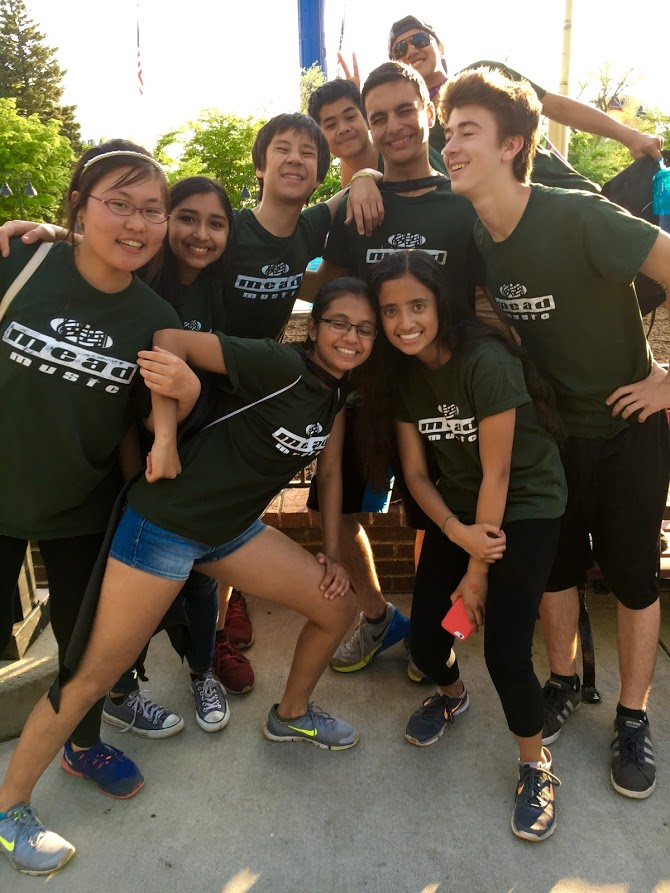
#> input picture Images/Inputs/Group4.jpg, 670 x 893 px, found by its file name
$ python Faces.py
#> lines starting #> are read from the running program, lines starting #| are printed output that depends on the picture; after the words box and inside, x2 and y2 are one past the last pixel; in counts of white or black regions, pixels touching at a corner belong together
# from Source import Colors
import cv2

unsplash_link = "https://api.unsplash.com/photos/?client_id=d0012cf0474c5276ab2c2a9db274aea9b0d23b81361435fa9a2e37bed8992bc9"

cv2_directory = "/Users/rustomichhaporia/opt/anaconda3/lib/python3.8/site-packages/cv2/data/"
face_cascade = cv2.CascadeClassifier(cv2_directory+"haarcascade_frontalface_default.xml")
face_image = cv2.imread("Images/Inputs/Group4.jpg")
#> face_image is the input picture: shape (893, 670, 3); mean B, G, R 80.6, 95.1, 104
grey = cv2.cvtColor(face_image, cv2.COLOR_BGR2GRAY)
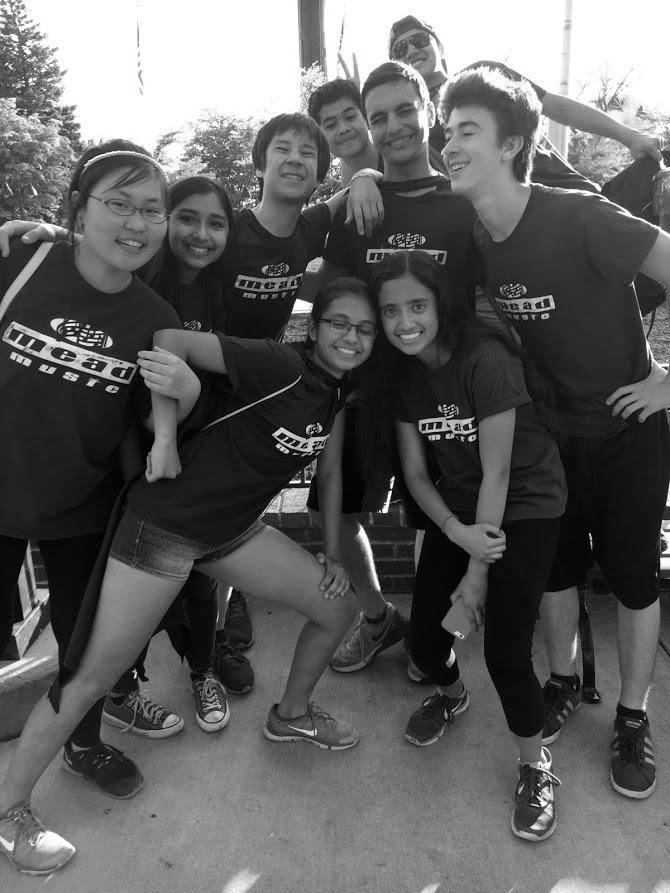
#> grey: shape (893, 670); min 0, max 255, mean 96.1

faces = face_cascade.detectMultiScale(grey, scaleFactor=1.1, minNeighbors=6,  minSize=(1, 1), flags=cv2.CASCADE_SCALE_IMAGE)
#> faces = [[311, 96, 61, 61], [262, 125, 64, 64], [369, 279, 73, 73], [314, 299, 70, 70], [356, 87, 71, 71], [163, 192, 75, 75], [86, 175, 89, 89]]
print(faces)
#| [[311  96  61  61]
#|  [262 125  64  64]
#|  [369 279  73  73]
#|  [314 299  70  70]
#|  [356  87  71  71]
#|  [163 192  75  75]
#|  [ 86 175  89  89]]
for (x, y, w, h) in faces:
    # box_color = Colors.get_colors(1)
    # print(box_color)
    cv2.rectangle(face_image, (x, y), (x+w, y+h), (0, 255, 0), 2)
#> this loop made 7 passes
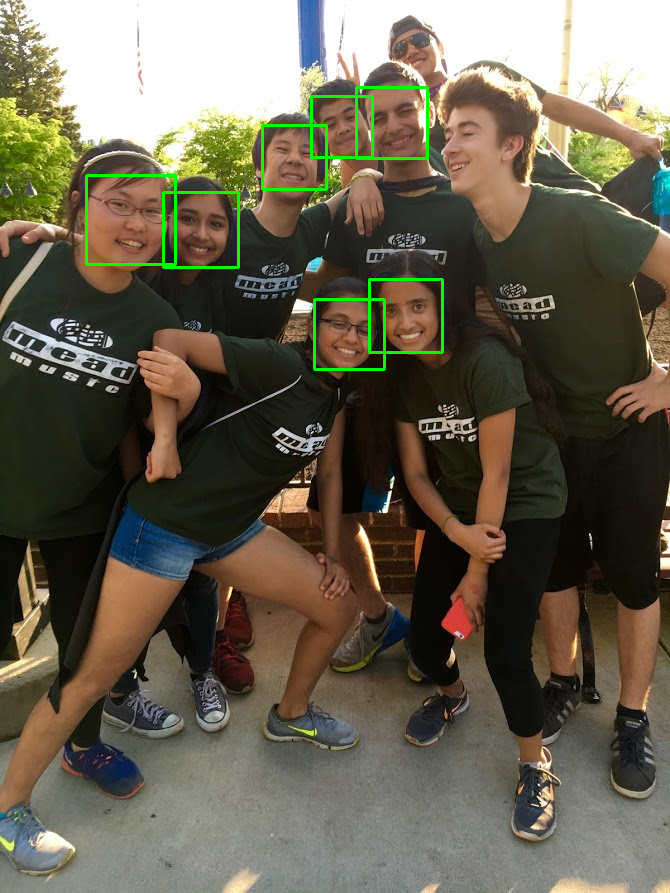
#> face_image: shape (893, 670, 3); 0.99% of pixels changed, all inside (x1, y1, x2, y2) = (85, 86, 444, 371)

cv2.imshow("Faces Detected", face_image)
cv2.waitKey(0)

$ run again, with Images/Inputs/Group1.jpg copied over Images/Inputs/Group4.jpg
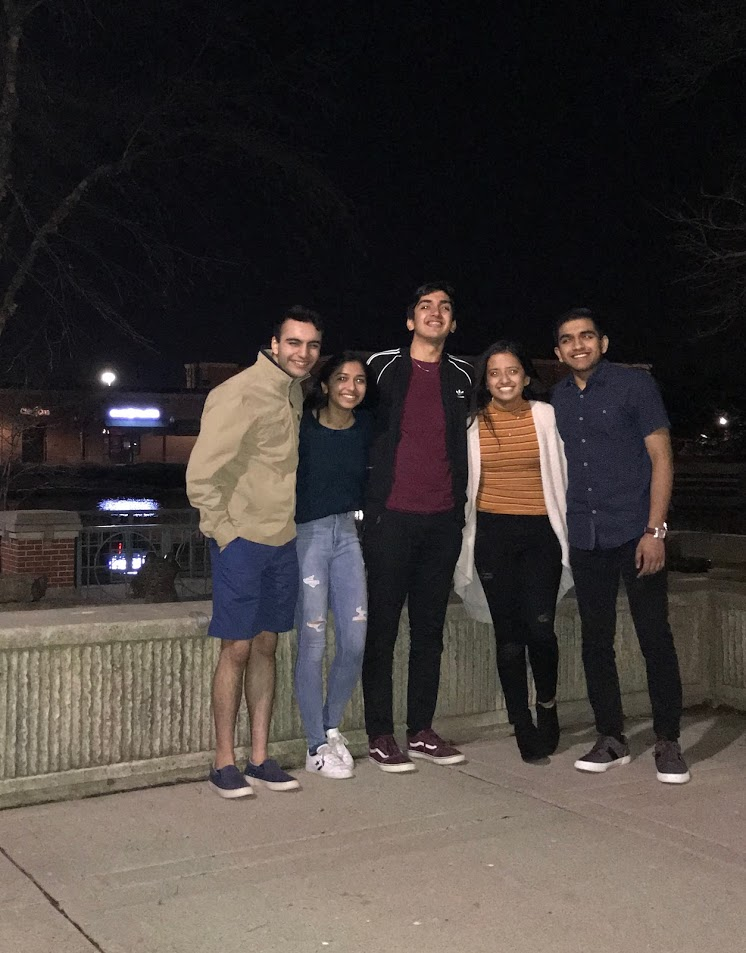
#> input picture Images/Inputs/Group1.jpg, 746 x 953 px, found by its file name
#> face_image is the input picture: shape (953, 746, 3); mean B, G, R 58, 60.7, 67.6
#> `grey = cv2.cvtColor(face_image, cv2.COLOR_BGR2GRAY)`:
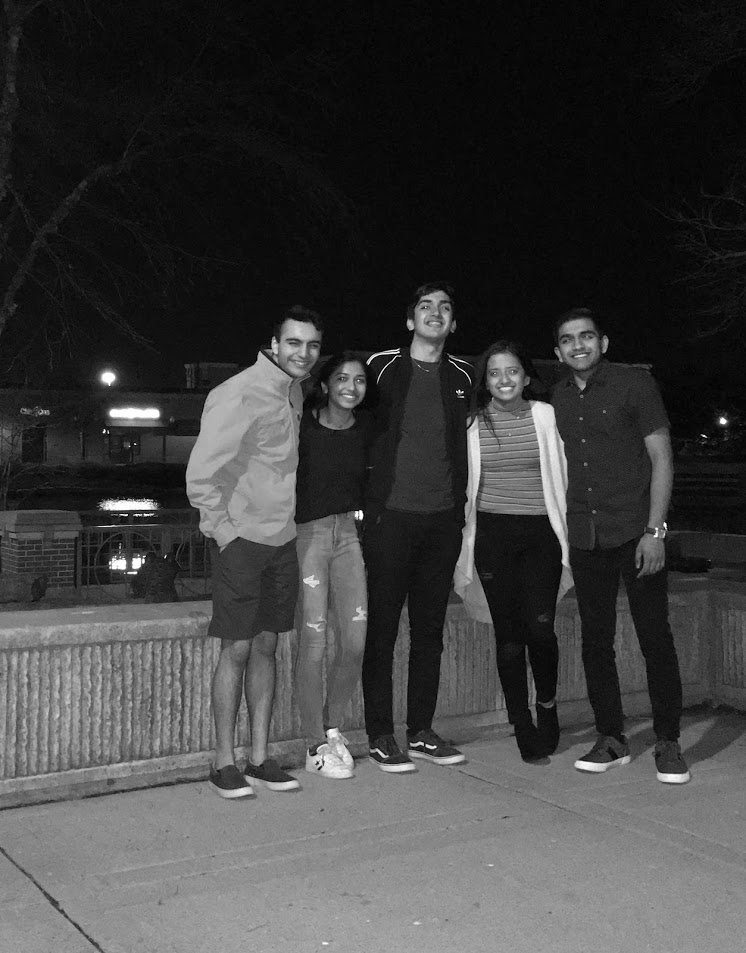
#> grey: shape (953, 746); min 0, max 255, mean 62.5
#> faces = [[329, 363, 45, 45], [275, 323, 54, 54], [479, 352, 51, 51], [410, 287, 51, 51], [550, 316, 55, 55]]
#| [[329 363  45  45]
#|  [275 323  54  54]
#|  [479 352  51  51]
#|  [410 287  51  51]
#|  [550 316  55  55]]
#> the loop `for (x, y, w, h) in faces:` made 5 passes
#> after the loop `for (x, y, w, h) in faces:`:
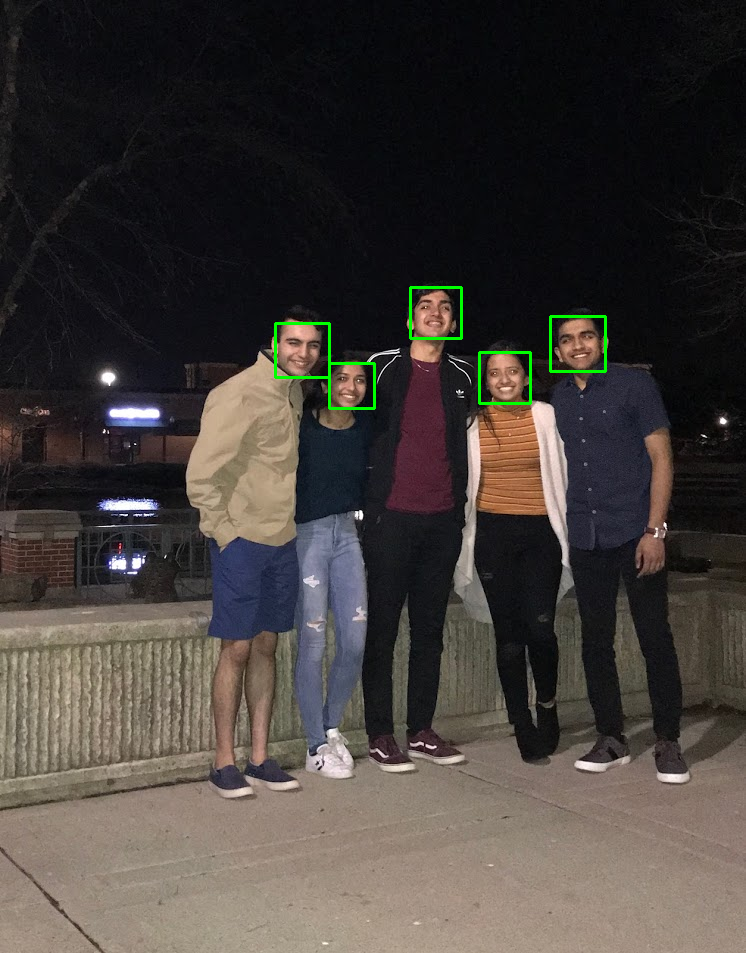
#> face_image: shape (953, 746, 3); 0.42% of pixels changed, all inside (x1, y1, x2, y2) = (274, 286, 607, 410)

$ run again, with Images/Inputs/Group2.JPG copied over Images/Inputs/Group4.jpg
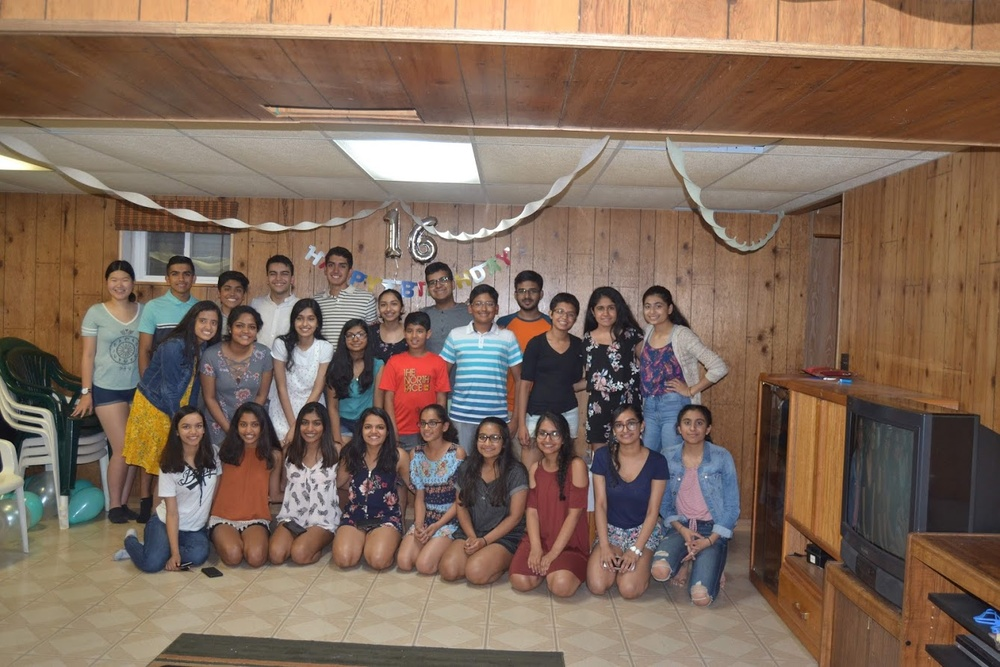
#> input picture Images/Inputs/Group2.JPG, 1000 x 667 px, shrunk from 1339 x 893 before the run, found by its file name
#> face_image is the input picture: shape (667, 1000, 3); mean B, G, R 91.3, 106.8, 129.3
#> `grey = cv2.cvtColor(face_image, cv2.COLOR_BGR2GRAY)`:
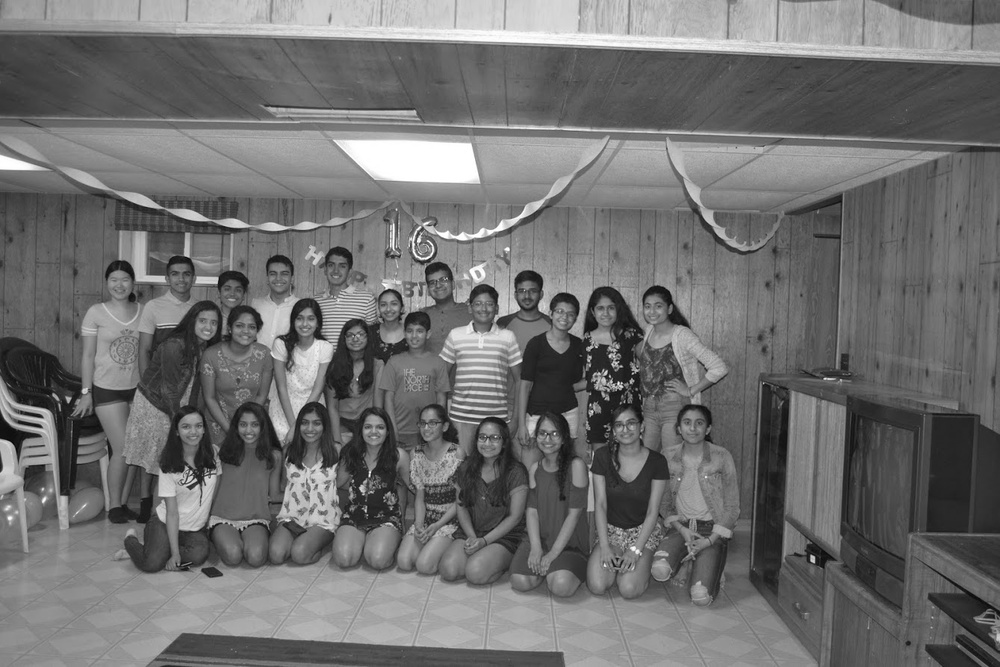
#> grey: shape (667, 1000); min 3, max 255, mean 111.8
#> faces = 26 rows, first 6: [322, 254, 29, 29], [167, 264, 28, 28], [263, 262, 31, 31], [105, 269, 29, 29], [424, 270, 29, 29], [218, 278, 28, 28]
#> (printed output is left out)
#> the loop `for (x, y, w, h) in faces:` made 26 passes
#> after the loop `for (x, y, w, h) in faces:`:
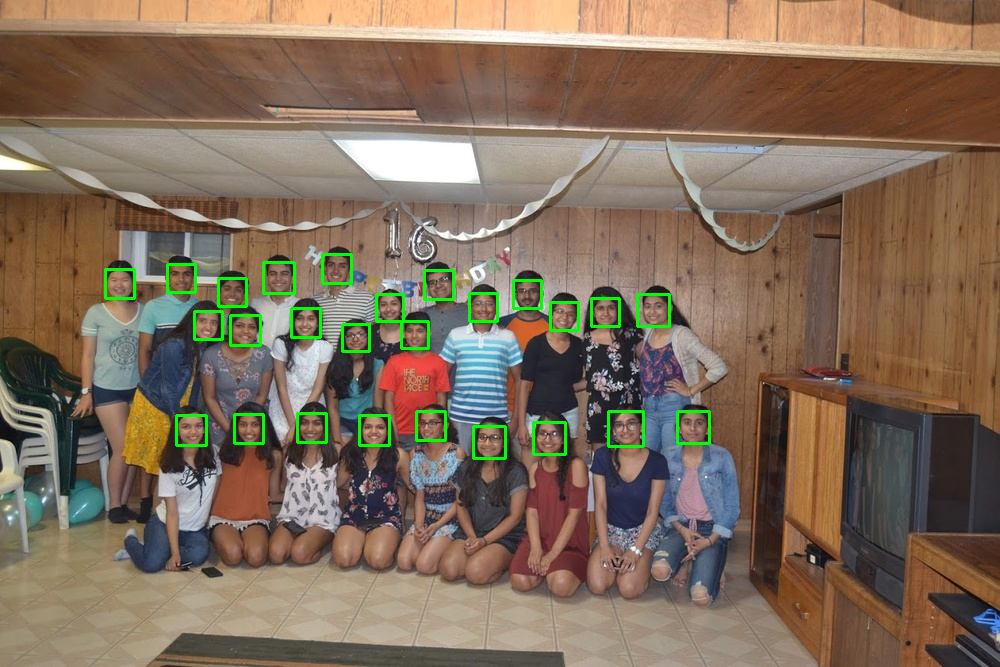
#> face_image: shape (667, 1000, 3); 1.36% of pixels changed, all inside (x1, y1, x2, y2) = (104, 253, 711, 460)

$ run again, with Images/Inputs/Group3.jpg copied over Images/Inputs/Group4.jpg
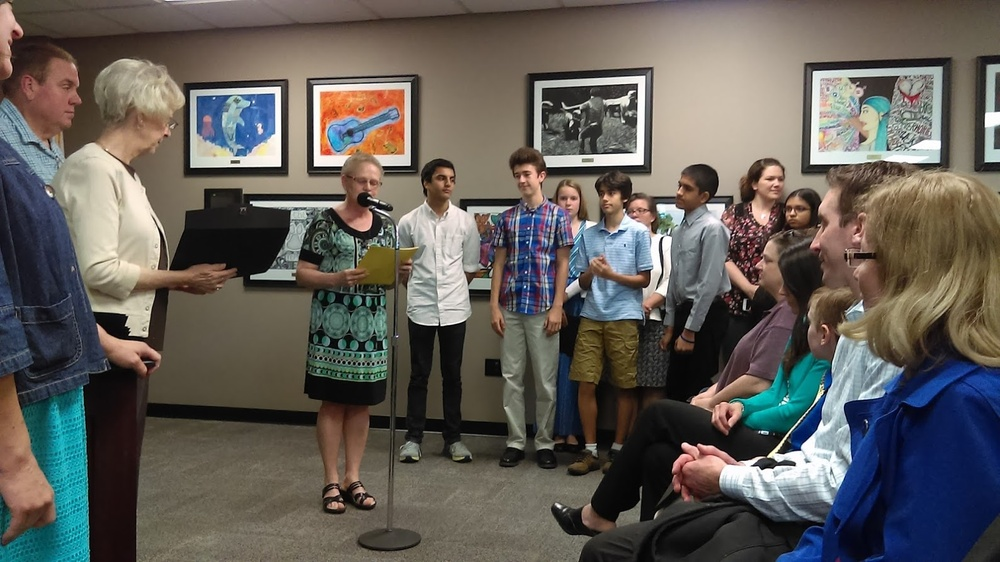
#> input picture Images/Inputs/Group3.jpg, 1000 x 562 px, shrunk from 1588 x 893 before the run, found by its file name
#> face_image is the input picture: shape (562, 1000, 3); mean B, G, R 88.2, 93.5, 97.5
#> `grey = cv2.cvtColor(face_image, cv2.COLOR_BGR2GRAY)`:
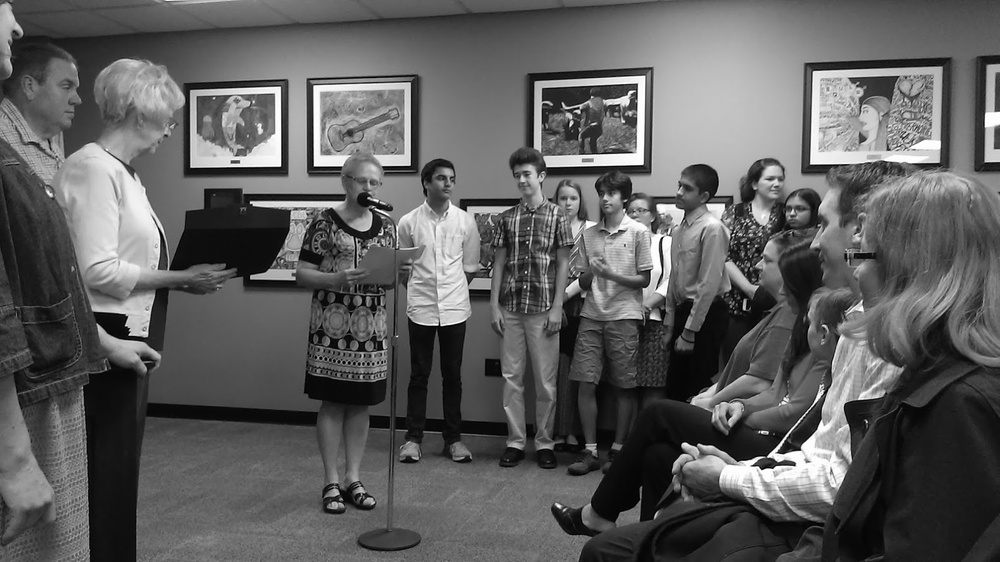
#> grey: shape (562, 1000); min 0, max 255, mean 94.1
#> faces = [[431, 166, 32, 32], [508, 162, 33, 33], [351, 169, 34, 34], [554, 187, 28, 28], [779, 198, 29, 29], [758, 166, 33, 33], [449, 253, 60, 60], [15, 53, 77, 77]]
#| [[431 166  32  32]
#|  [508 162  33  33]
#|  [351 169  34  34]
#|  [554 187  28  28]
#|  [779 198  29  29]
#|  [758 166  33  33]
#> (further printed lines are left out)
#> the loop `for (x, y, w, h) in faces:` made 8 passes
#> after the loop `for (x, y, w, h) in faces:`:
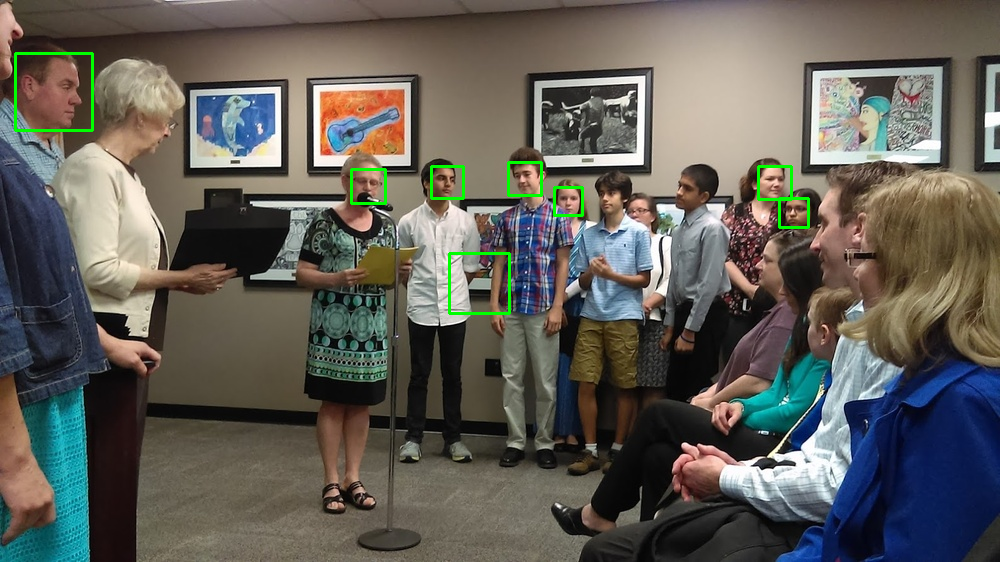
#> face_image: shape (562, 1000, 3); 0.68% of pixels changed, all inside (x1, y1, x2, y2) = (14, 52, 810, 315)
